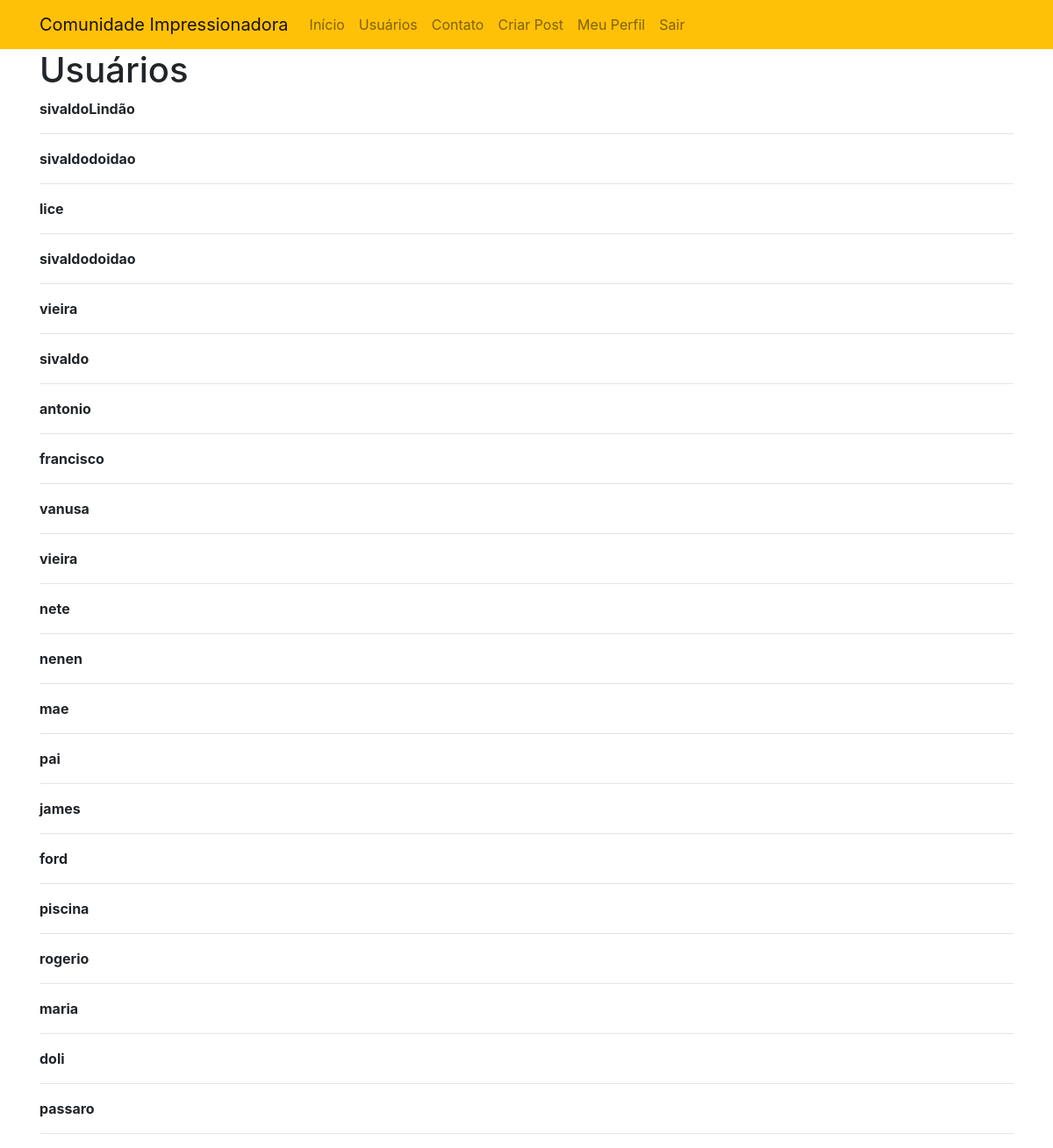
/usuarios (signed in), run on the app's committed database.
### comunidadeimpressionadora/models.py (models this page shows)
class Usuarios(database.Model, UserMixin):
    id = database.Column(database.Integer, primary_key=True)
    username = database.Column(database.String, nullable=False)
    email = database.Column(database.String, nullable=False, unique=True)
    senha = database.Column(database.String(80), nullable=False)
    foto_perfil = database.Column(database.String, default='default.jpg')
    posts = database.relationship('Post', backref='autor', lazy=True)
    cursos = database.Column(database.String, nullable=False, default='Não Informado')

### comunidadeimpressionadora/routes.py (the view)
@app.route('/usuarios')  # página de usuários
@login_required
def usuarios():  # o primeiro parâmetro (lista_usuarios) vai para a página HTML
    lista_usuarios = Usuarios.query.all()
    return render_template('usuarios.html', lista_usuarios=lista_usuarios)  # o segundo é a variável da lista

### comunidadeimpressionadora/models.py (called while the page is built)
@login_manager.user_loader
def load_usuarios(id_usuarios):
    return Usuarios.query.get(int(id_usuarios))

### comunidadeimpressionadora/templates/usuarios.html
{% extends 'base.html' %}
{% block body %}
    <div class="container">
        <h1>Usuários</h1>
        {% for usuario in lista_usuarios %}
            <strong>{{ usuario.username }}</strong>
            <hr>
        {% endfor %}
    </div>
{% endblock %}

### comunidadeimpressionadora/templates/base.html (shortened to what this page needs)
<!DOCTYPE html>
<html lang="pt-br">
<head>
    <link rel="stylesheet" type="text/css" href="{{ url_for('static', filename='style.css') }}">
    <link rel="stylesheet" href="https://stackpath.bootstrapcdn.com/bootstrap/4.1.3/css/bootstrap.min.css">
</head>
<body>
    {% include 'navbar.html' %}
    {% block body %}
    {% endblock %}
</body>
</html>

### comunidadeimpressionadora/templates/navbar.html (shortened to what this page needs)
<nav class="navbar navbar-expand-lg navbar-light bg-warning">
  <div class="container-fluid container">
    <a class="navbar-brand" href="{{ url_for('home') }}">Comunidade Impressionadora</a>
    <div class="collapse navbar-collapse" id="navbarSupportedContent">
      <ul class="navbar-nav me-auto mb-2 mb-lg-0">
        <li class="nav-item">
          <a class="nav-link" aria-current="page" href="{{ url_for('home') }}">Início</a>
        </li>
        <li class="nav-item">
          <a class="nav-link" href="{{ url_for('usuarios') }}">Usuários</a>
        </li>
        <li class="nav-item">
          <a class="nav-link" href="{{ url_for('contato') }}">Contato</a>
        </li>
      </ul>
      <ul class="d-flex navbar-nav mr-0">
        {% if current_user.is_authenticated %}
          <li class="nav-item">
            <a class="nav-link" href="{{ url_for('criar_post') }}">Criar Post</a>
          </li>
          <li class="nav-item">
            <a class="nav-link" href="{{ url_for('perfil') }}">Meu Perfil</a>
          </li>
          <li class="nav-item">
            <a class="nav-link" href="{{ url_for('sair') }}">Sair</a>
          </li>
        {% endif %}
      </ul>
    </div>
  </div>
</nav>

### data on the page
Usuarios: username "sivaldoLindão"
Usuarios: username "sivaldodoidao"
Usuarios: username "lice"
Usuarios: username "sivaldodoidao"
Usuarios: username "vieira"
Usuarios: username "sivaldo"
Usuarios: username "antonio"
Usuarios: username "francisco"
Usuarios: username "vanusa"
Usuarios: username "vieira"
Usuarios: username "nete"
Usuarios: username "nenen"
Usuarios: username "mae"
Usuarios: username "pai"
Usuarios: username "james"
Usuarios: username "ford"
Usuarios: username "piscina"
Usuarios: username "rogerio"
Usuarios: username "maria"
Usuarios: username "doli"
Usuarios: username "passaro"
